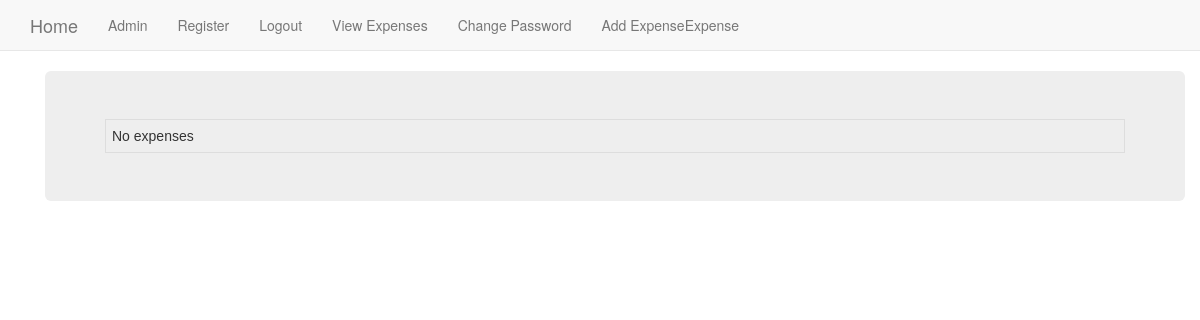
The app's page /expense/date_find/ (signed in), older data.
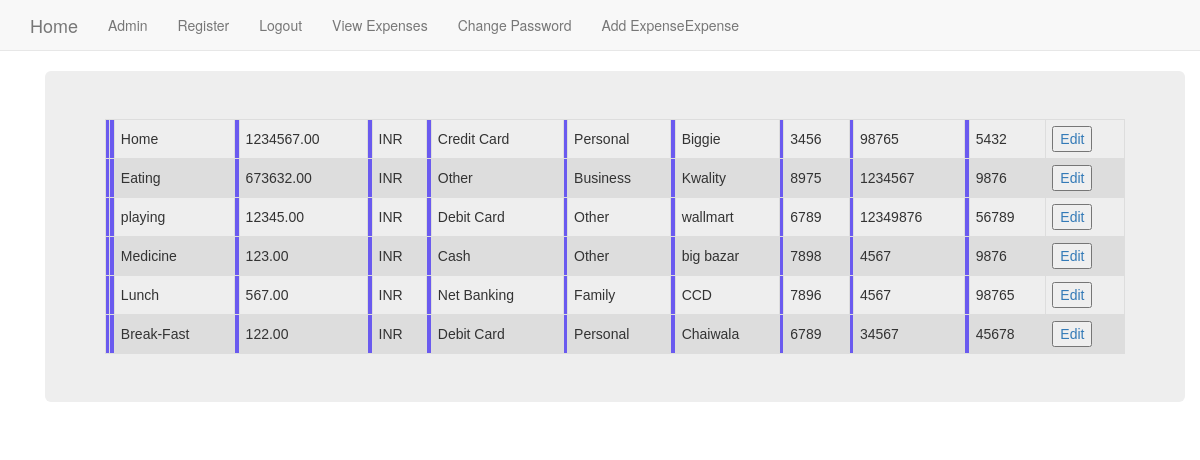
The same page, newer data.
### add_expense/models.py (models this page shows)
class AddExpense(models.Model):
    expense_title = models.CharField('Expense Title', max_length=20)
    amount = models.DecimalField('Amount', decimal_places=2, max_digits=10)
    currency = models.CharField('Currency', max_length=23)
    vendor_name = models.CharField('Vendor Name', max_length=200, blank=True)
    last4digit = models.CharField(max_length=4, validators=[RegexValidator(r'^\d{1,4}$')])
    invoice = models.IntegerField()
    userid = models.IntegerField()
    date = models.DateField()
    payment_type = models.ForeignKey(Payments)
    expense_type = models.ForeignKey(Expenses)

class Payments(models.Model):
        paymen = models.CharField(max_length=30, blank=True, null=True)
        def __str__(self):
            return self.paymen

class Expenses(models.Model):
        expen = models.CharField(max_length=30, blank=True, null=True)
        def __str__(self):
            return self.expen

### add_expense/views.py (the view)
@login_required
def date_find(request):
    samples = AddExpense.objects.filter(date__year='2018',
                          date__month='5')
    return render(request, 'based/date_change.html', {'samples': samples})

### add_expense/templates/based/date_change.html (shortened to what this page needs)
{% extends "based/based.html" %}
{% load staticfiles %}
{% block body_block %}
  <div class="container">
    <div class="jumbotron">
        <table>
            {% for expense in samples %}
            <th>
                <th><td>{{ expense.expense_title }}</td></th>
                <th><td>{{ expense.amount }}</td></th>
                <th><td>{{ expense.currency }}</td></th>
                <th><td>{{ expense.payment_type }}</td></th>
                <th><td>{{ expense.expense_type }}</td></th>
                <th><td>{{ expense.vendor_name }}</td></th>
                <th><td>{{ expense.last4digit }}</td></th>
                <th><td>{{ expense.invoice }}</td></th>
                <th><td>{{ expense.userid }}</td></th>
                    <td><a href={% url 'expense:get_expense' pk=expense.id %}><button type="submit">Edit</button></a></td>
            {% empty %}
            <tr>
                <td colspan="6">No expenses</td>
            </tr>
            {% endfor %}
        </table>
    </div>
  </div>
{% endblock %}

### add_expense/templates/based/based.html (shortened to what this page needs)
<!DOCTYPE html>
<html lang="en">
<head>
<link rel="stylesheet" href="https://maxcdn.bootstrapcdn.com/bootstrap/3.3.7/css/bootstrap.min.css">
</head>
<body>
 <nav class="navbar navbar-default navbar-static-top">
      <div class="container">
        <ul class="nav navbar-nav">
          <li><a class="navbar-brand" href="{% url 'index' %}">Home</a></li>
          <li><a class="navbar-link" href="{% url 'admin:index' %}">Admin</a></li>
          <li><a class="navbar-link" href="{% url 'build:register' %}">Register</a></li>
          {% if user.is_authenticated %}
            <li><a href="{% url 'logout' %}">Logout</a></li>
            <li><a href="{% url 'add_expense:view_expense' %}">View Expenses</a></li>
            <li><a href="{% url 'build:password' %}">Change Password</a></li>
            <li><a href="{% url 'add_expense:add_expense' %}">Add Expense<E></E>Expense</a></li>
          {% else %}
            <li><a class="navbar-link" href="{% url 'build:user_login' %}">Login</a></li>
          {% endif %}
        </ul>
      </div>
    </nav>
    <div class="container">
{% block body_block %}
{% endblock %}
</body>
</html>

### add_expense/templates/based/based.html (style rules this page uses)
table { font-family: arial, sans-serif; border-collapse: collapse; width: 100%; }
td { border: 1px solid #dddddd; text-align: left; padding: 6px; }
th { border: 1px solid #dddddd; text-align: left; padding: 1px; background-color: #6a5aef; }

Row changes from the older to the newer data that the page shows:
added AddExpense: expense_title "Home", amount "1234567.00", currency "INR", payment_type "Credit Card", expense_type "Personal", vendor_name "Biggie", last4digit "3456", invoice "98765", userid "5432"
added AddExpense: expense_title "Eating", amount "673632.00", currency "INR", payment_type "Other", expense_type "Business", vendor_name "Kwality", last4digit "8975", invoice "1234567", userid "9876"
added AddExpense: expense_title "playing", amount "12345.00", currency "INR", payment_type "Debit Card", expense_type "Other", vendor_name "wallmart", last4digit "6789", invoice "12349876", userid "56789"
added AddExpense: expense_title "Medicine", amount "123.00", currency "INR", payment_type "Cash", expense_type "Other", vendor_name "big bazar", last4digit "7898", invoice "4567", userid "9876"
added AddExpense: expense_title "Lunch", amount "567.00", currency "INR", payment_type "Net Banking", expense_type "Family", vendor_name "CCD", last4digit "7896", invoice "4567", userid "98765"
added AddExpense: expense_title "Break-Fast", amount "122.00", currency "INR", payment_type "Debit Card", expense_type "Personal", vendor_name "Chaiwala", last4digit "6789", invoice "34567", userid "45678"
Text that changed along with them:
text no longer shown: "No expenses"
